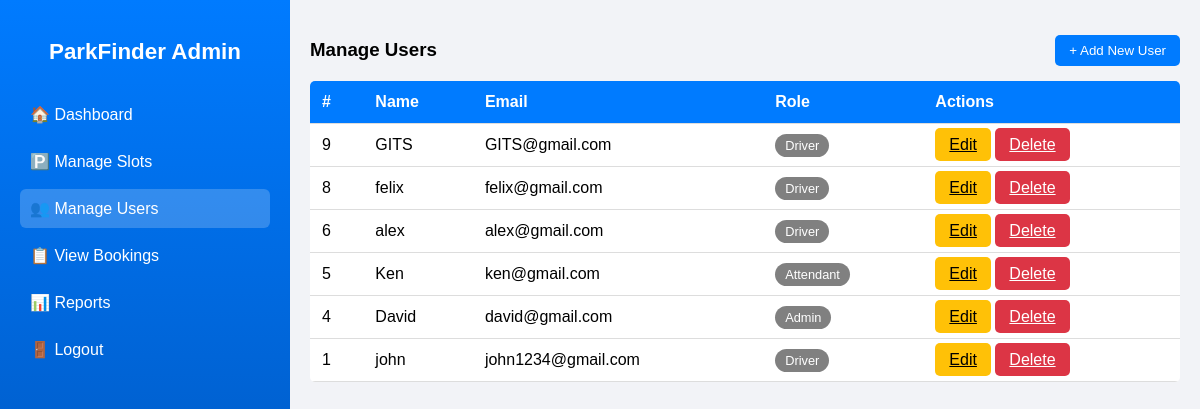
Screenshot of /admin/manage_users.php (signed in) with the database file from the repository.
### tables this page shows
CREATE TABLE `users` (
  `id` int(11) NOT NULL,
  `name` varchar(100) NOT NULL,
  `email` varchar(150) NOT NULL,
  `phone` varchar(30) DEFAULT NULL,
  `password_hash` varchar(255) NOT NULL,
  `role` enum('driver','attendant','admin') NOT NULL DEFAULT 'driver',
  `created_at` timestamp NOT NULL DEFAULT current_timestamp()
);

### admin/manage_users.php (the view, shortened to what this page needs)
<?php
require_once __DIR__ . '/../src/db.php';
$users = $pdo->query("SELECT * FROM users ORDER BY id DESC")->fetchAll();
?>
<!DOCTYPE html>
<html lang="en">
<head>
</head>
<body>
<div class="sidebar">
    <h2>ParkFinder Admin</h2>
    <a href="admin_dashboard.php">🏠 Dashboard</a>
    <a href="manage_slots.php">🅿️ Manage Slots</a>
    <a href="manage_users.php" class="active">👥 Manage Users</a>
    <a href="view_bookings.php">📋 View Bookings</a>
    <a href="reports.php">📊 Reports</a>
    <a href="../public/logout.php">🚪 Logout</a>
</div>
<div class="main">
    <div class="topbar">
        <h3>Manage Users</h3>
        <button class="btn btn-primary" onclick="openModal()">+ Add New User</button>
    </div>
    <table>
        <thead>
            <tr>
                <th>#</th>
                <th>Name</th>
                <th>Email</th>
                <th>Role</th>
                <th>Actions</th>
            </tr>
        </thead>
        <tbody>
        <?php if (!empty($users)): ?>
            <?php foreach ($users as $u): ?>
            <tr>
                <td><?= htmlspecialchars($u['id']) ?></td>
                <td><?= htmlspecialchars($u['name']) ?></td>
                <td><?= htmlspecialchars($u['email']) ?></td>
                <td><span class="badge bg-secondary"><?= htmlspecialchars(ucfirst($u['role'])) ?></span></td>
                <td>
                    <a href="edit_user.php?id=<?= $u['id'] ?>" class="btn btn-warning btn-sm">Edit</a>
                    <a href="?delete=<?= $u['id'] ?>" onclick="return confirm('Are you sure?')" class="btn btn-danger btn-sm">Delete</a>
                </td>
            </tr>
            <?php endforeach; ?>
        <?php else: ?>
            <tr><td colspan="5" class="text-center">No users found.</td></tr>
        <?php endif; ?>
        </tbody>
    </table>
</div>
</body>
</html>

### admin/manage_users.php (style rules this page uses)
body { font-family: Arial, sans-serif; display: flex; margin: 0; background: #f2f3f7; }
.sidebar { width: 250px; background: linear-gradient(180deg, #007bff, #0047a3); color: white; padding: 20px; min-height: 100vh; }
.sidebar h2 { text-align: center; font-size: 1.4em; margin-bottom: 30px; }
.sidebar a { display: block; color: white; text-decoration: none; padding: 10px; border-radius: 6px; margin-bottom: 8px; }
.sidebar a:hover, .sidebar a.active { background: rgba(255, 255, 255, 0.2); }
.main { flex-grow: 1; padding: 20px; }
.main h3 { margin-bottom: 20px; }
.topbar { display: flex; justify-content: space-between; align-items: center; }
.btn { padding: 8px 14px; border: none; border-radius: 5px; cursor: pointer; }
.btn-primary { background-color: #007bff; color: white; }
.btn-danger { background-color: #dc3545; color: white; }
.btn-warning { background-color: #ffc107; color: black; }
table { width: 100%; border-collapse: collapse; background: white; border-radius: 5px; overflow: hidden; }
table th, table td { padding: 12px; text-align: left; border-bottom: 1px solid #ddd; }
table thead { background-color: #007bff; color: white; }
.badge { padding: 4px 10px; border-radius: 12px; font-size: 0.8em; color: white; }
.bg-secondary { background-color: gray; }

### rows the page displays
users: id "9", name "GITS", email "GITS@gmail.com", role "Driver"
users: id "8", name "felix", email "felix@gmail.com", role "Driver"
users: id "6", name "alex", email "alex@gmail.com", role "Driver"
users: id "5", name "Ken", email "ken@gmail.com", role "Attendant"
users: id "4", name "David", email "david@gmail.com", role "Admin"
users: id "1", name "john", email "john1234@gmail.com", role "Driver"
